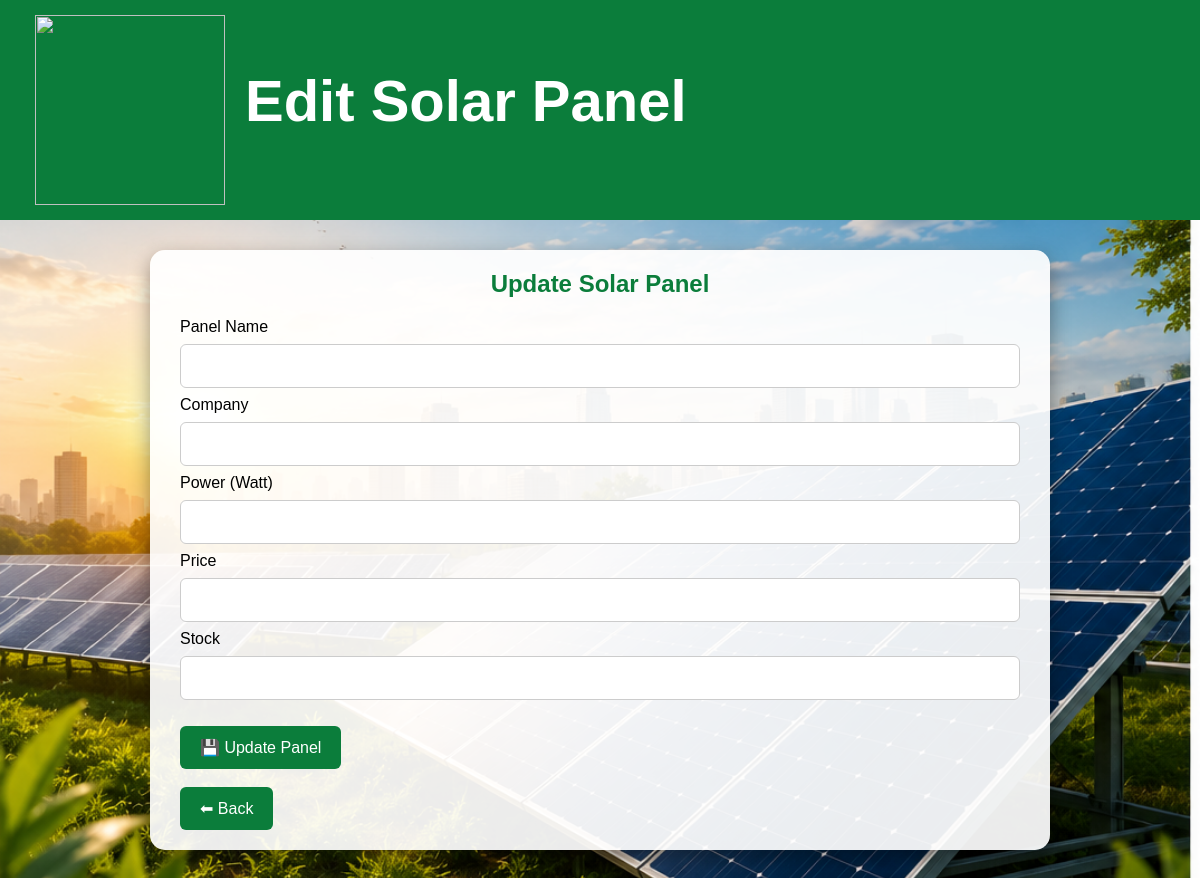
Page /edit_panel/2 on the earlier database version.
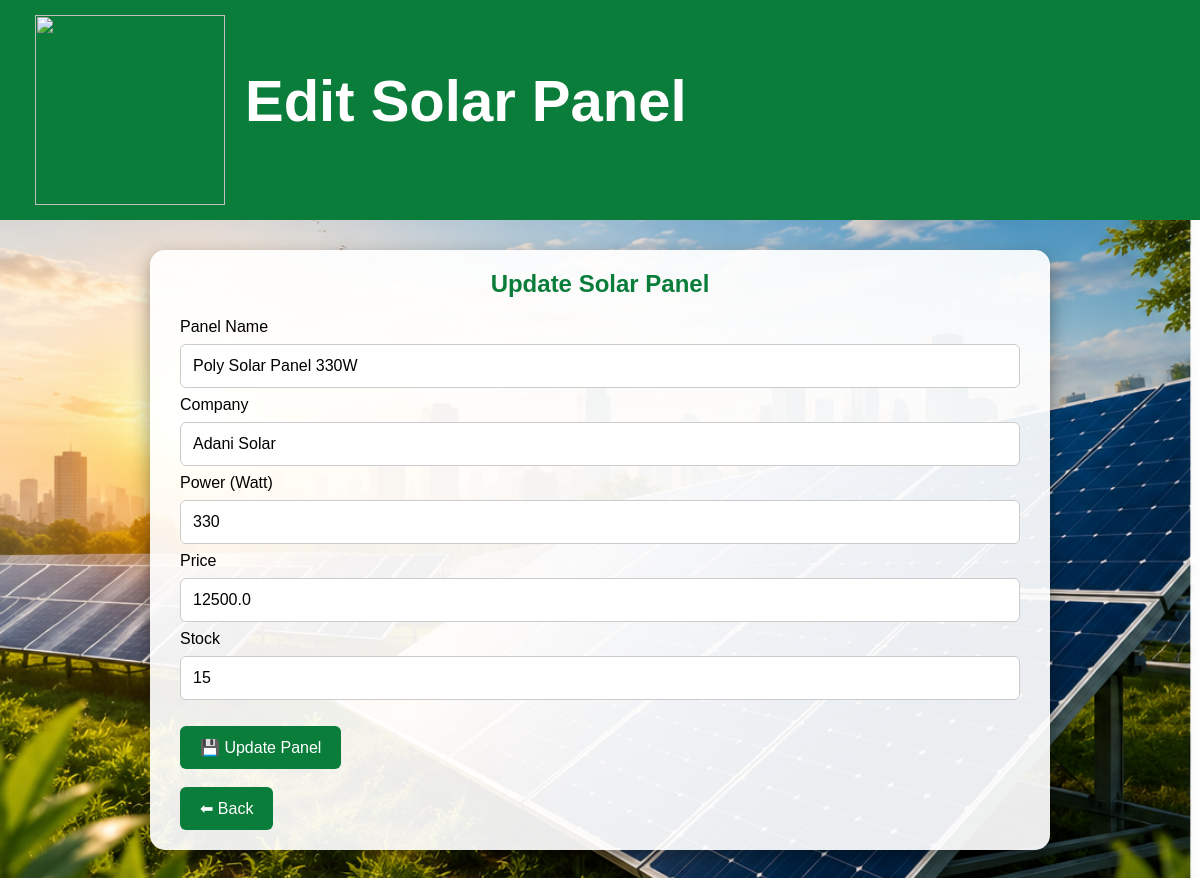
Same page on the later database version.
### tables this page shows
CREATE TABLE panels(
    id INTEGER PRIMARY KEY AUTOINCREMENT,
    panel_name TEXT NOT NULL,
    company TEXT NOT NULL,
    watt INTEGER,
    price REAL,
    stock INTEGER
);

### app.py (the view)
@app.route("/edit_panel/<int:id>")
def edit_panel(id):
    c = connect_db()
    cur = c.cursor()
    cur.execute("SELECT * FROM panels WHERE id=?", (id,))
    panel = cur.fetchone()
    c.close()
    return render_template("edit_panel.html", panel=panel)

### app.py (called while the page is built)
def connect_db():
    return sqlite3.connect("solar.db")

### templates/edit_panel.html (shortened to what this page needs)
<!DOCTYPE html>
<html>
<head>
    <link rel="stylesheet" href="{{ url_for('static', filename='style.css') }}">
</head>
<body>
<header class="header">
    <div class="header-left">
        <img src="{{ url_for('static', filename='images/logo.png') }}" class="logo">
        <h1>Edit Solar Panel</h1>
    </div>
</header>
<div class="container">
<h2>Update Solar Panel</h2>
<form action="/update_panel/{{ panel[0] }}" method="POST">
<label>Panel Name</label>
<input type="text" name="panel_name" value="{{ panel[1] }}" required>
<label>Company</label>
<input type="text" name="company" value="{{ panel[2] }}" required>
<label>Power (Watt)</label>
<input type="number" name="watt" value="{{ panel[3] }}" required>
<label>Price</label>
<input type="number" name="price" value="{{ panel[4] }}" required>
<label>Stock</label>
<input type="number" name="stock" value="{{ panel[5] }}" required>
<br><br>
<button type="submit">💾 Update Panel</button>
</form>
<br>
<a href="/panel">
<button type="button">⬅ Back</button>
</a>
</div>
</body>
</html>

Differences in the rows shown:
added panels: panel_name "Poly Solar Panel 330W", company "Adani Solar", watt "330", price "12500.0", stock "15"
